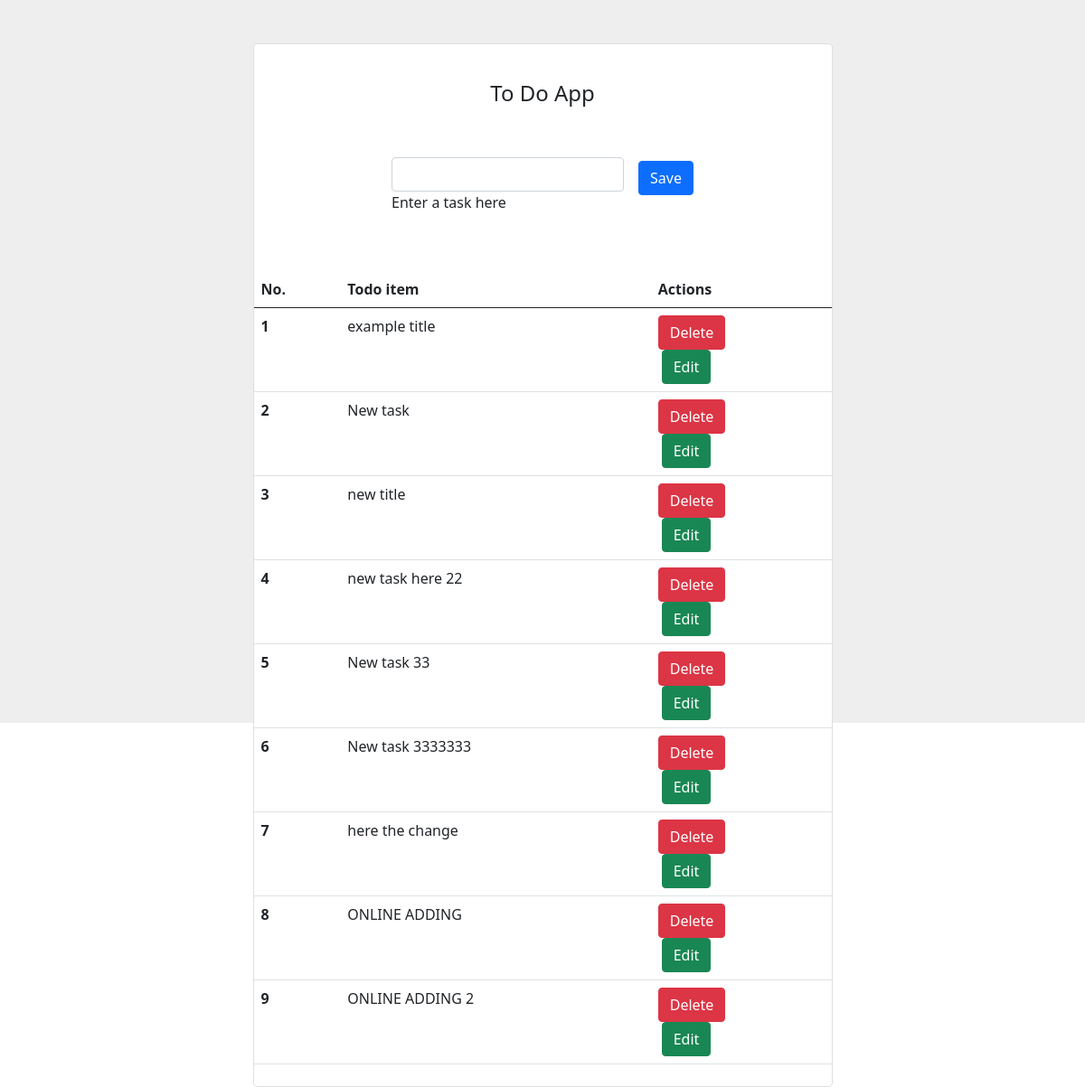
Before: / with the older database file.
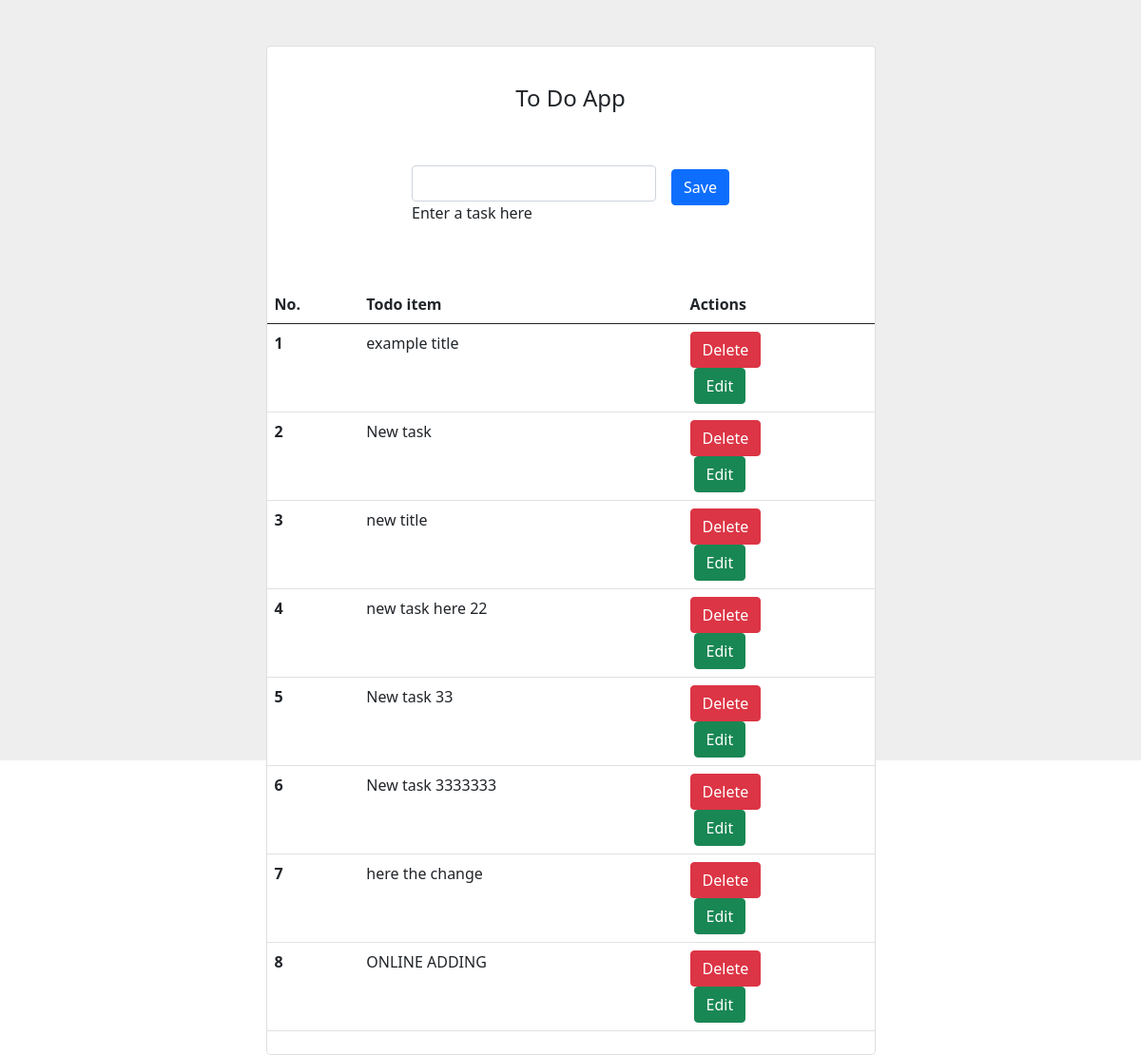
After: the same page with the newer database file.
### app.py (models this page shows, shortened)
class Task(db.Model):
    id = db.Column(db.Integer, primary_key=True)
    title = db.Column(db.String(128), unique=True, nullable=False)

### app.py (the view)
@app.route("/", methods=["GET"])
def index():
  tasks = Task.query.all()
  return render_template("index.html", tasks=tasks)

### templates/index.html (shortened to what this page needs)
<!DOCTYPE html>
<html lang="en">
  <head>
    <link
      href="https://cdn.jsdelivr.net/npm/bootstrap@5.1.0/dist/css/bootstrap.min.css"
      rel="stylesheet"
    />
  </head>
  <body>
    <section class="vh-100" style="background-color: #eee">
      <div class="container py-5 h-100">
        <div class="row d-flex justify-content-center align-items-center h-100">
          <div class="col col-lg-9 col-xl-7">
            <div class="card rounded-3">
              <div class="card-body p-4">
                <h4 class="text-center my-3 pb-3">To Do App</h4>
                <form
                  class="row row-cols-lg-auto g-3 justify-content-center align-items-center mb-4 pb-2"
                  method="POST"
                  action="/add"
                >
                  <div class="col-12 pt-4">
                    <div class="form-outline">
                      <input type="text" id="title" name="title" class="form-control" />
                      <label class="form-label" for="form1"
                        >Enter a task here</label
                      >
                    </div>
                  </div>
                  <div class="col-12">
                    <button type="submit" class="btn btn-primary">
                    Save
                    </button>
                    </div>
                  </div>
                <table class="table mb-4">
                  <thead>
                    <tr>
                      <th scope="col">No.</th>
                      <th scope="col">Todo item</th>
                      <th scope="col">Actions</th>
                    </tr>
                  </thead>
                  <tbody>
                    {% for task in tasks %}
                    <tr>
                      <th scope="row">{{ loop.index }}</th>
                      <td>{{ task.title }}</td>
                      <td>
                        <form action="/delete/{{ task.id }}" method="POST">
                          <button
                            type="submit" class="btn btn-danger">
                            Delete
                          </button>
                        </form>
                        <button
                          type="submit"
                          class="btn btn-success ms-1"
                          data-bs-toggle="modal"
                          data-bs-target="#exampleModal"
                        >
                          Edit
                        </button>
                      </td>
                    </tr>
                    {% endfor %}
                  </tbody>
                </table>
              </div>
            </div>
          </div>
        </div>
    </section>
  </body>
</html>

Changed rows visible on the page:
removed Task: title "ONLINE ADDING 2"
